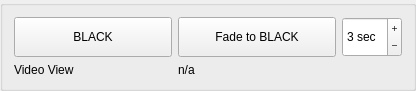
<?xml version="1.0" encoding="UTF-8"?>
<ui version="4.0">
 <class>LightControlWidget</class>
 <widget class="QGroupBox" name="LightControlWidget">
  <property name="geometry">
   <rect>
    <x>0</x>
    <y>0</y>
    <width>416</width>
    <height>84</height>
   </rect>
  </property>
  <property name="windowTitle">
   <string>Light Control</string>
  </property>
  <layout class="QGridLayout" name="gridLayout">
   <item row="0" column="2">
    <widget class="QSpinBox" name="fadeSecondsSpin">
     <property name="minimumSize">
      <size>
       <width>0</width>
       <height>40</height>
      </size>
     </property>
     <property name="maximumSize">
      <size>
       <width>60</width>
       <height>16777215</height>
      </size>
     </property>
     <property name="buttonSymbols">
      <enum>QAbstractSpinBox::PlusMinus</enum>
     </property>
     <property name="suffix">
      <string> sec</string>
     </property>
     <property name="minimum">
      <number>1</number>
     </property>
     <property name="maximum">
      <number>10</number>
     </property>
     <property name="value">
      <number>3</number>
     </property>
    </widget>
   </item>
   <item row="0" column="1">
    <widget class="QPushButton" name="fadeToBlackButton">
     <property name="minimumSize">
      <size>
       <width>0</width>
       <height>40</height>
      </size>
     </property>
     <property name="text">
      <string>Fade to BLACK</string>
     </property>
    </widget>
   </item>
   <item row="0" column="0">
    <widget class="QPushButton" name="blackButton">
     <property name="minimumSize">
      <size>
       <width>0</width>
       <height>40</height>
      </size>
     </property>
     <property name="text">
      <string>BLACK</string>
     </property>
     <property name="icon">
      <iconset resource="../gfx_ressource.qrc">
       <normaloff>:/gfx/icons/backspace.png</normaloff>:/gfx/icons/backspace.png</iconset>
     </property>
    </widget>
   </item>
   <item row="1" column="0">
    <widget class="QLabel" name="videoViewLabel">
     <property name="text">
      <string>Video View</string>
     </property>
    </widget>
   </item>
   <item row="1" column="1">
    <widget class="QLabel" name="videoViewStateLabel">
     <property name="text">
      <string>n/a</string>
     </property>
    </widget>
   </item>
  </layout>
 </widget>
 <resources>
  <include location="../gfx_ressource.qrc"/>
 </resources>
 <connections/>
</ui>
